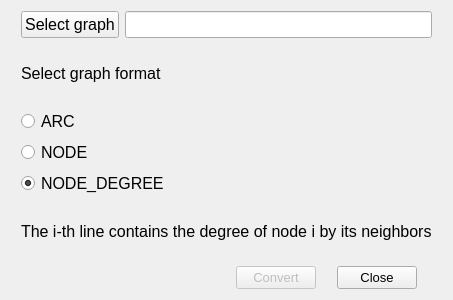
<?xml version="1.0" encoding="UTF-8"?>
<ui version="4.0">
 <class>Dialog</class>
 <widget class="QDialog" name="Dialog">
  <property name="geometry">
   <rect>
    <x>0</x>
    <y>0</y>
    <width>447</width>
    <height>300</height>
   </rect>
  </property>
  <property name="windowTitle">
   <string>Dialog</string>
  </property>
  <layout class="QVBoxLayout" name="verticalLayout_3">
   <item>
    <layout class="QVBoxLayout" name="verticalLayout_2">
     <property name="leftMargin">
      <number>10</number>
     </property>
     <property name="rightMargin">
      <number>10</number>
     </property>
     <item>
      <layout class="QHBoxLayout" name="horizontalLayout">
       <item>
        <widget class="QPushButton" name="selectInputFileButton">
         <property name="sizePolicy">
          <sizepolicy hsizetype="Minimum" vsizetype="Fixed">
           <horstretch>0</horstretch>
           <verstretch>0</verstretch>
          </sizepolicy>
         </property>
         <property name="font">
          <font>
           <pointsize>12</pointsize>
          </font>
         </property>
         <property name="text">
          <string>Select graph</string>
         </property>
         <property name="autoDefault">
          <bool>false</bool>
         </property>
         <property name="default">
          <bool>false</bool>
         </property>
         <property name="flat">
          <bool>false</bool>
         </property>
        </widget>
       </item>
       <item>
        <widget class="QLineEdit" name="inputFileLineEdit">
         <property name="font">
          <font>
           <pointsize>12</pointsize>
          </font>
         </property>
         <property name="toolTip">
          <string/>
         </property>
         <property name="text">
          <string/>
         </property>
        </widget>
       </item>
      </layout>
     </item>
     <item>
      <widget class="QLabel" name="graphFormatLabel">
       <property name="font">
        <font>
         <pointsize>12</pointsize>
        </font>
       </property>
       <property name="text">
        <string>Select graph format</string>
       </property>
      </widget>
     </item>
     <item>
      <layout class="QVBoxLayout" name="verticalLayout">
       <item>
        <widget class="QRadioButton" name="arcRadioButton">
         <property name="font">
          <font>
           <pointsize>12</pointsize>
          </font>
         </property>
         <property name="text">
          <string>ARC</string>
         </property>
         <property name="checked">
          <bool>false</bool>
         </property>
        </widget>
       </item>
       <item>
        <widget class="QRadioButton" name="nodeRadioButton">
         <property name="font">
          <font>
           <pointsize>12</pointsize>
          </font>
         </property>
         <property name="text">
          <string>NODE</string>
         </property>
        </widget>
       </item>
       <item>
        <widget class="QRadioButton" name="nodeDegreeRadioButton">
         <property name="font">
          <font>
           <pointsize>12</pointsize>
          </font>
         </property>
         <property name="text">
          <string>NODE_DEGREE</string>
         </property>
         <property name="checked">
          <bool>true</bool>
         </property>
        </widget>
       </item>
      </layout>
     </item>
     <item>
      <widget class="QLabel" name="graphFormatDescriptionLabel">
       <property name="font">
        <font>
         <pointsize>12</pointsize>
        </font>
       </property>
       <property name="text">
        <string>The i-th line contains the degree of node i by its neighbors</string>
       </property>
      </widget>
     </item>
     <item>
      <layout class="QHBoxLayout" name="horizontalLayout_2">
       <property name="leftMargin">
        <number>200</number>
       </property>
       <property name="rightMargin">
        <number>0</number>
       </property>
       <item>
        <widget class="QPushButton" name="convertButton">
         <property name="enabled">
          <bool>false</bool>
         </property>
         <property name="sizePolicy">
          <sizepolicy hsizetype="Fixed" vsizetype="Fixed">
           <horstretch>0</horstretch>
           <verstretch>0</verstretch>
          </sizepolicy>
         </property>
         <property name="font">
          <font>
           <pointsize>10</pointsize>
          </font>
         </property>
         <property name="layoutDirection">
          <enum>Qt::RightToLeft</enum>
         </property>
         <property name="text">
          <string>Convert</string>
         </property>
         <property name="autoDefault">
          <bool>false</bool>
         </property>
         <property name="default">
          <bool>false</bool>
         </property>
         <property name="flat">
          <bool>false</bool>
         </property>
        </widget>
       </item>
       <item>
        <widget class="QPushButton" name="closeButton">
         <property name="sizePolicy">
          <sizepolicy hsizetype="Fixed" vsizetype="Fixed">
           <horstretch>0</horstretch>
           <verstretch>0</verstretch>
          </sizepolicy>
         </property>
         <property name="font">
          <font>
           <pointsize>10</pointsize>
          </font>
         </property>
         <property name="text">
          <string>Close</string>
         </property>
         <property name="autoDefault">
          <bool>false</bool>
         </property>
        </widget>
       </item>
      </layout>
     </item>
    </layout>
   </item>
  </layout>
 </widget>
 <resources/>
 <connections>
  <connection>
   <sender>closeButton</sender>
   <signal>clicked()</signal>
   <receiver>Dialog</receiver>
   <slot>close()</slot>
   <hints>
    <hint type="sourcelabel">
     <x>349</x>
     <y>269</y>
    </hint>
    <hint type="destinationlabel">
     <x>301</x>
     <y>289</y>
    </hint>
   </hints>
  </connection>
 </connections>
</ui>
